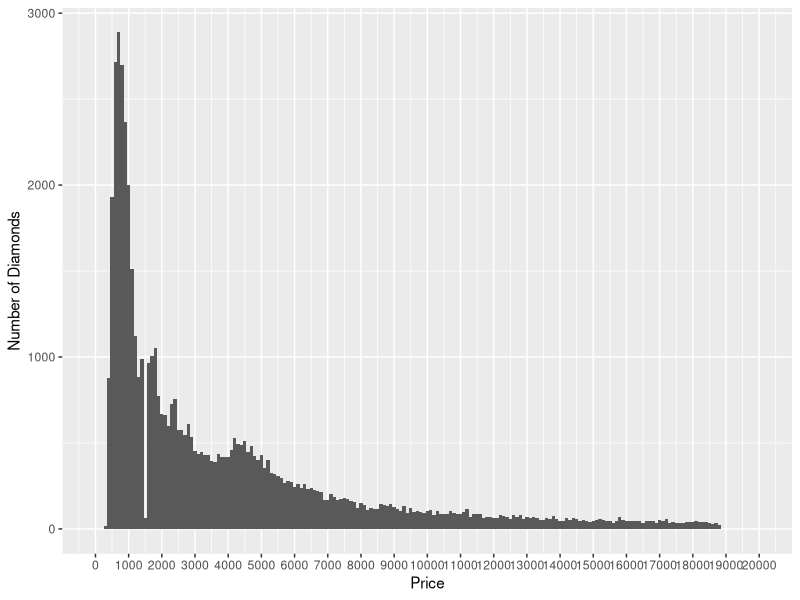
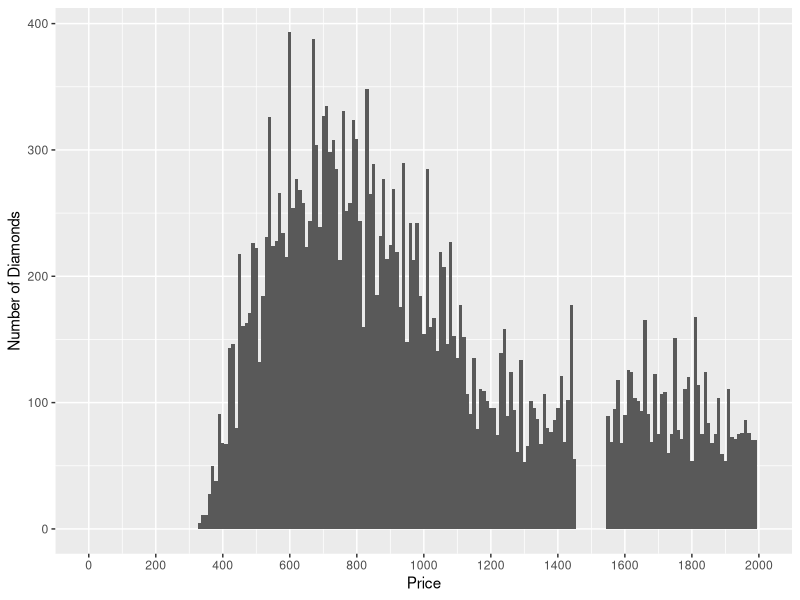
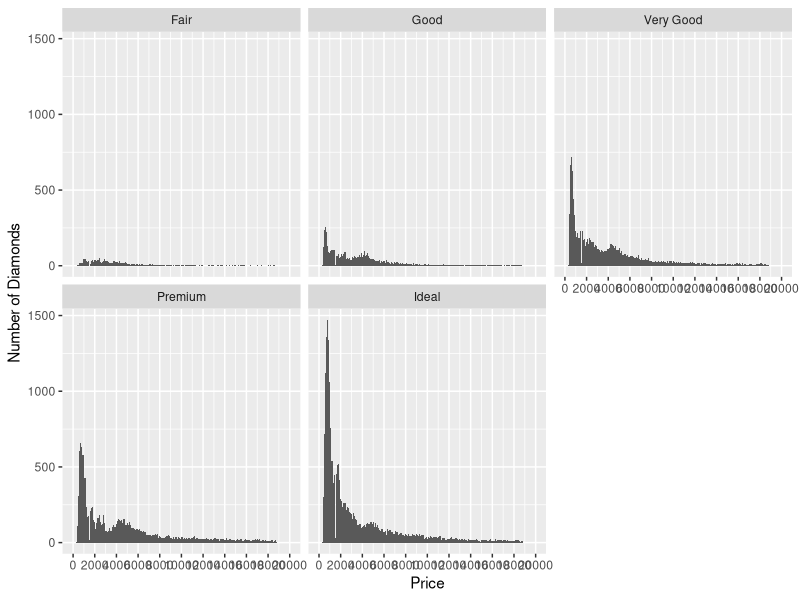
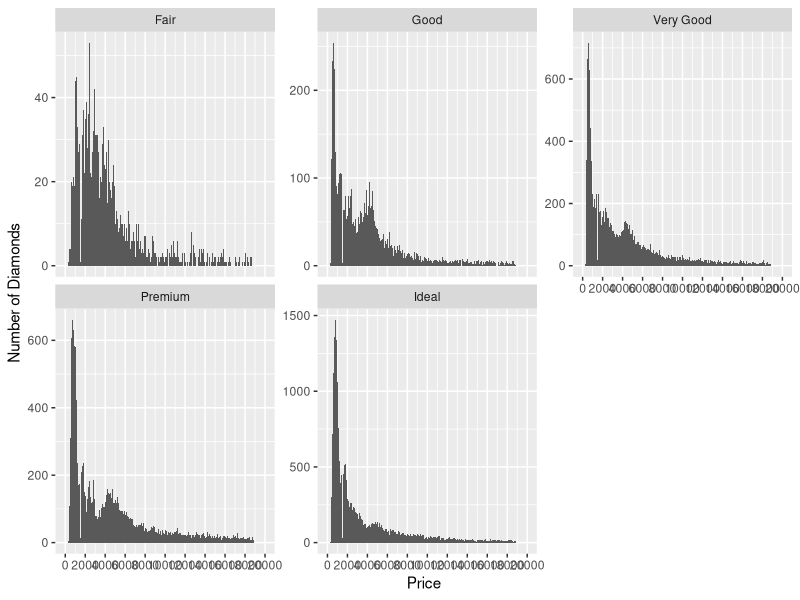
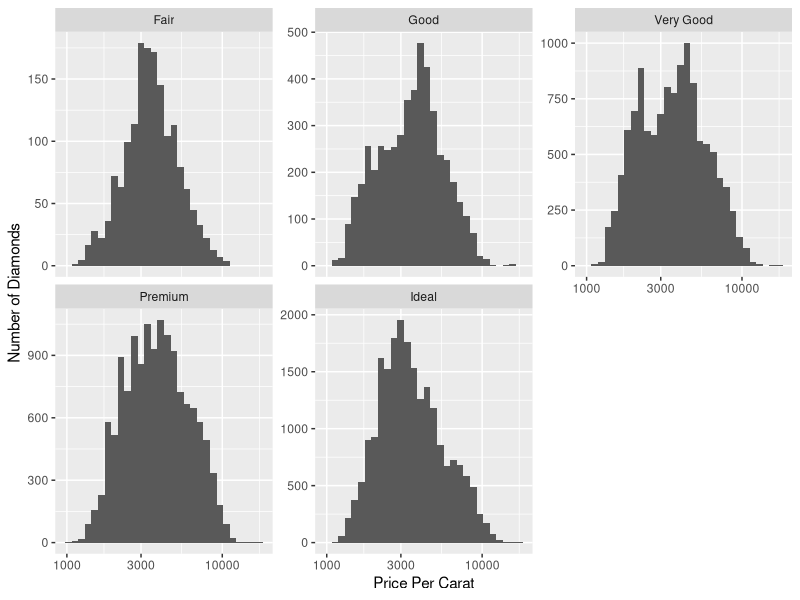
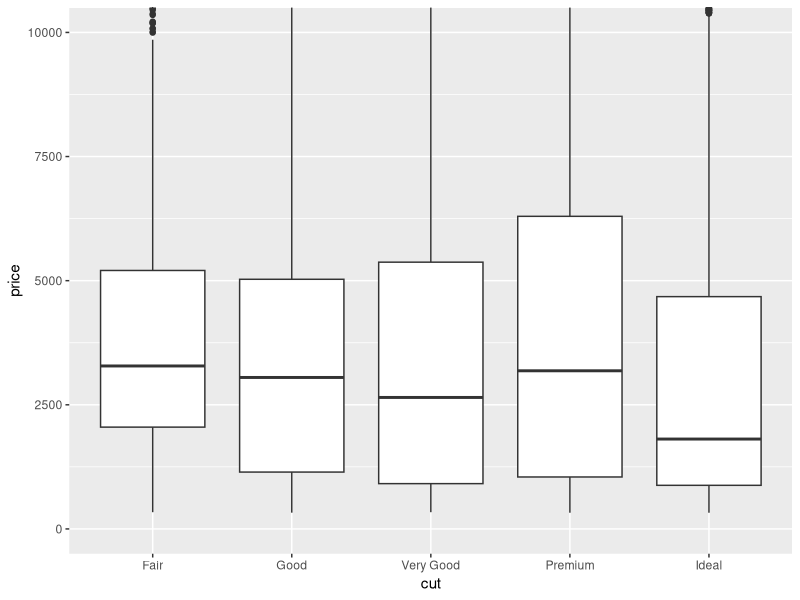
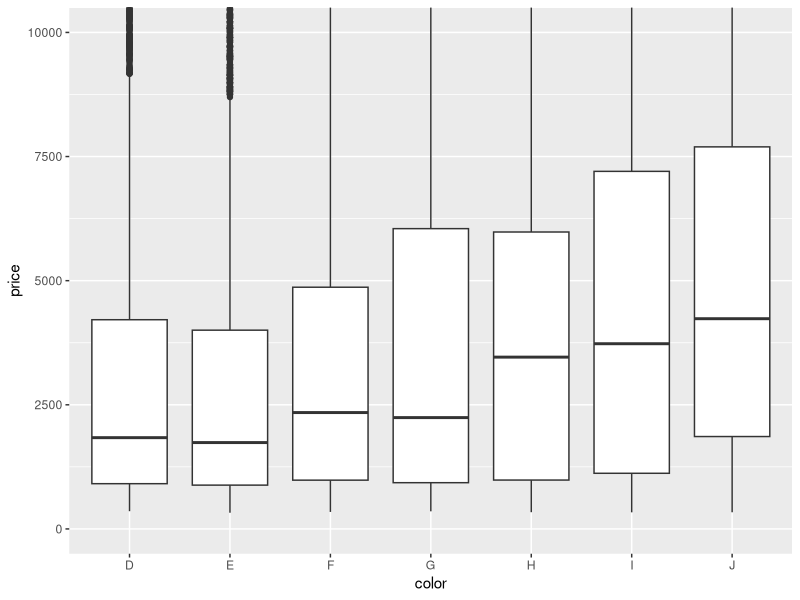
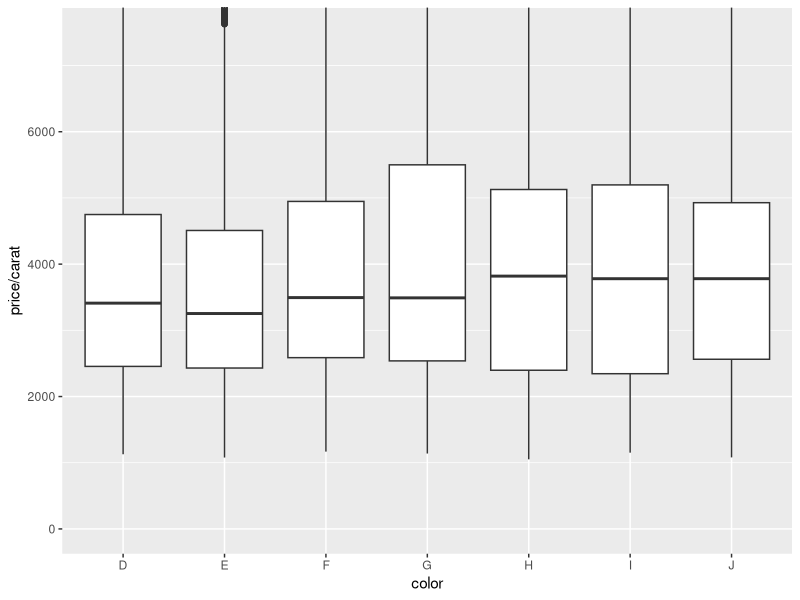

R code for these plots, in order:
## ---- chunk 1
library(ggplot2)
library(dplyr)
library(gridExtra)
## ---- chunk 2
data(diamonds)
summary(diamonds)
?diamonds
## ---- chunk 3
ggplot(data = diamonds, aes(x = price)) +
  geom_histogram(binwidth = 100) +
  scale_x_continuous(limits = c(0, 20000), breaks = seq(0, 20000, 1000)) +
  xlab('Price') +
  ylab('Number of Diamonds')
## ---- chunk 4
summary(diamonds$price)
## ---- chunk 5
summary(diamonds$price < 500)
summary(diamonds$price < 250)
summary(diamonds$price >= 15000)
## ---- chunk 6
ggplot(data = diamonds, aes(x = price)) +
  geom_histogram(binwidth = 10) +
  scale_x_continuous(limits = c(0, 2000), breaks = seq(0, 2000, 200)) +
  xlab('Price') +
  ylab('Number of Diamonds')
## ---- chunk 7
ggplot(data = diamonds, aes(x = price)) +
  geom_histogram(binwidth = 100) +
  scale_x_continuous(limits = c(0, 20000), breaks = seq(0, 20000, 2000)) +
  facet_wrap(~cut) +
  xlab('Price') +
  ylab('Number of Diamonds')
## ---- chunk 8
by(diamonds$price, diamonds$cut, summary)
## ---- chunk 9
ggplot(data = diamonds, aes(x = price)) +
  geom_histogram(binwidth = 100) +
  scale_x_continuous(limits = c(0, 20000), breaks = seq(0, 20000, 2000)) +
  facet_wrap(~cut, scales='free_y') +
  xlab('Price') +
  ylab('Number of Diamonds')
## ---- chunk 10
ggplot(data = diamonds, aes(x = price/carat)) +
  geom_histogram() +
  scale_x_log10() +
  facet_wrap(~cut, scales='free_y') +
  xlab('Price Per Carat') +
  ylab('Number of Diamonds')

summary(diamonds$price/diamonds$carat)
## ---- chunk 11
ggplot(data = diamonds, aes(x = cut, y = price)) +
  geom_boxplot() +
  coord_cartesian(ylim = c(0, 10000))

by(diamonds$price, diamonds$cut, summary)
## ---- chunk 12
ggplot(data = diamonds, aes(x = color, y = price)) +
  geom_boxplot() +
  coord_cartesian(ylim = c(0, 10000))

by(diamonds$price, diamonds$color, summary)
## ---- chunk 13
ggplot(data = diamonds, aes(x = color, y = price/carat)) +
  geom_boxplot() +
  coord_cartesian(ylim = c(0, 7500))
## ---- chunk 14
ggplot(data = diamonds, aes(x = carat)) +
  geom_freqpoly(binwidth = .01) +
  scale_x_continuous(limits = c(0, 3), breaks = seq(0, 3, 1)) +
  xlab('Weight') +
  ylab('Number of Diamonds')
## ---- chunk 15
ggplot(data = diamonds, aes(x = x, y = price)) +
  geom_point(alpha = 1/20,
             color = 'blue')+
  xlim(3,10)
## ---- chunk 16
with(diamonds, cor.test(price, x, method = 'pearson'))
with(diamonds, cor.test(price, y, method = 'pearson'))
with(diamonds, cor.test(price, z, method = 'pearson'))
## ---- chunk 17
ggplot(data = diamonds, aes(x = depth, y = price)) +
  geom_point(alpha = 1/100,
             color = 'purple') +
  scale_x_continuous(breaks = seq(58, 64, 2))
## ---- chunk 18
with(diamonds, cor.test(price, depth, method = 'pearson'))
## ---- chunk 19
ggplot(data = diamonds, aes(x = carat, y = price)) +
  geom_point(alpha = 1/20, color = 'yellow') +
  xlim(0, quantile(diamonds$carat, 0.99)) +
  ylim(0, quantile(diamonds$price, 0.99)) +
  geom_smooth(method = 'lm', color = 'red')
## ---- chunk 20
diamonds$volume <- diamonds$x * diamonds$y + diamonds$z

ggplot(data = diamonds, aes(x = volume, y = price)) +
  geom_point(alpha = 1/20, color = 'orange') +
  xlim(0, quantile(diamonds$volume, 0.99)) +
  ylim(0, quantile(diamonds$price, 0.99)) +
  geom_smooth(method = 'lm', color = 'red')

volume_df <- subset(diamonds, volume > 0 & volume < 800)
cor.test(volume_df$price, volume_df$volume, method = "pearson")

ggplot(data = volume_df, aes(x = volume, y = price)) +
  geom_point(alpha = 1/20, color = 'pink') +
  xlim(0, quantile(volume_df$volume, 0.99)) +
  ylim(0, quantile(volume_df$price, 0.9)) +
  geom_smooth(method = 'lm', color = 'red')
## ---- chunk 21
library(dplyr)

diamondsByClarity <- diamonds %>%
  group_by(clarity) %>%
  summarise(mean_price = mean(price),
            median_price = median(price),
            min_price = min(price),
            max_price = max(price),
            n = n()) %>%
  arrange(clarity)
## ---- chunk 22
diamonds_by_clarity <- group_by(diamonds, clarity)
diamonds_mp_by_clarity <- summarise(diamonds_by_clarity, 
                                    mean_price = mean(price))

diamonds_by_color <- group_by(diamonds, color)
diamonds_mp_by_color <- summarise(diamonds_by_color,
                                 mean_price = mean(price))

diamond_clarity_plot <- ggplot(data = diamonds_mp_by_clarity, 
                               aes(x = clarity, y = mean_price)) +
  geom_bar(stat="identity")

diamond_color_plot <- ggplot(data = diamonds_mp_by_color,
                             aes(x = color, y = mean_price)) +
  geom_bar(stat="identity")

grid.arrange(diamond_clarity_plot, diamond_color_plot)
## ---- chunk 23
ggplot(data = diamonds,
       aes(x = price)) +
  geom_histogram(aes(fill = cut)) +
  facet_wrap(~color) +
  scale_fill_brewer(palette = "Spectral") +
  scale_x_log10()
## ---- chunk 24
ggplot(data = diamonds,
       aes(x = table, y = price)) +
  geom_point(aes(color = cut)) +
  scale_color_brewer(type = 'qual') +
  xlim(50, 80)
## ---- chunk 25
diamonds$volume <- diamonds$x * diamonds$y * diamonds$z
ggplot(data = diamonds,
       aes(x = volume, y = price)) +
  geom_point(aes(color = clarity)) +
  scale_color_brewer(type = 'div') +
  xlim(0, quantile(diamonds$volume, 0.99))
  scale_y_log10()
## ---- chunk 26
diamonds$price_per_carat <- diamonds$price / diamonds$carat
ggplot(data = diamonds,
       aes(x = cut, y = price_per_carat)) +
  geom_jitter(alpha = .5,
              aes(color = color)) +
  facet_wrap(~clarity)
  scale_color_brewer(type = 'div')
